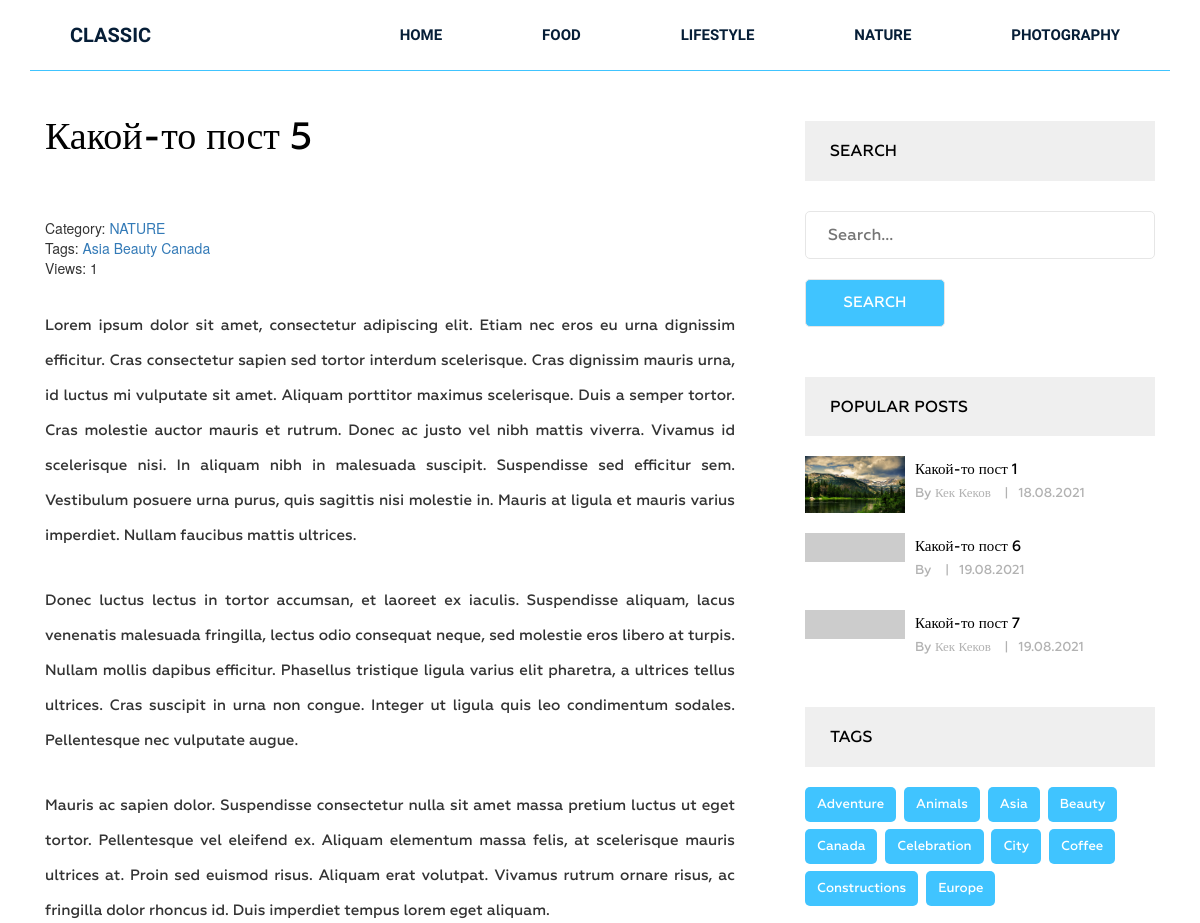
The page /post/kakoj-to-post-5/ (upper part) on the database as committed earlier.
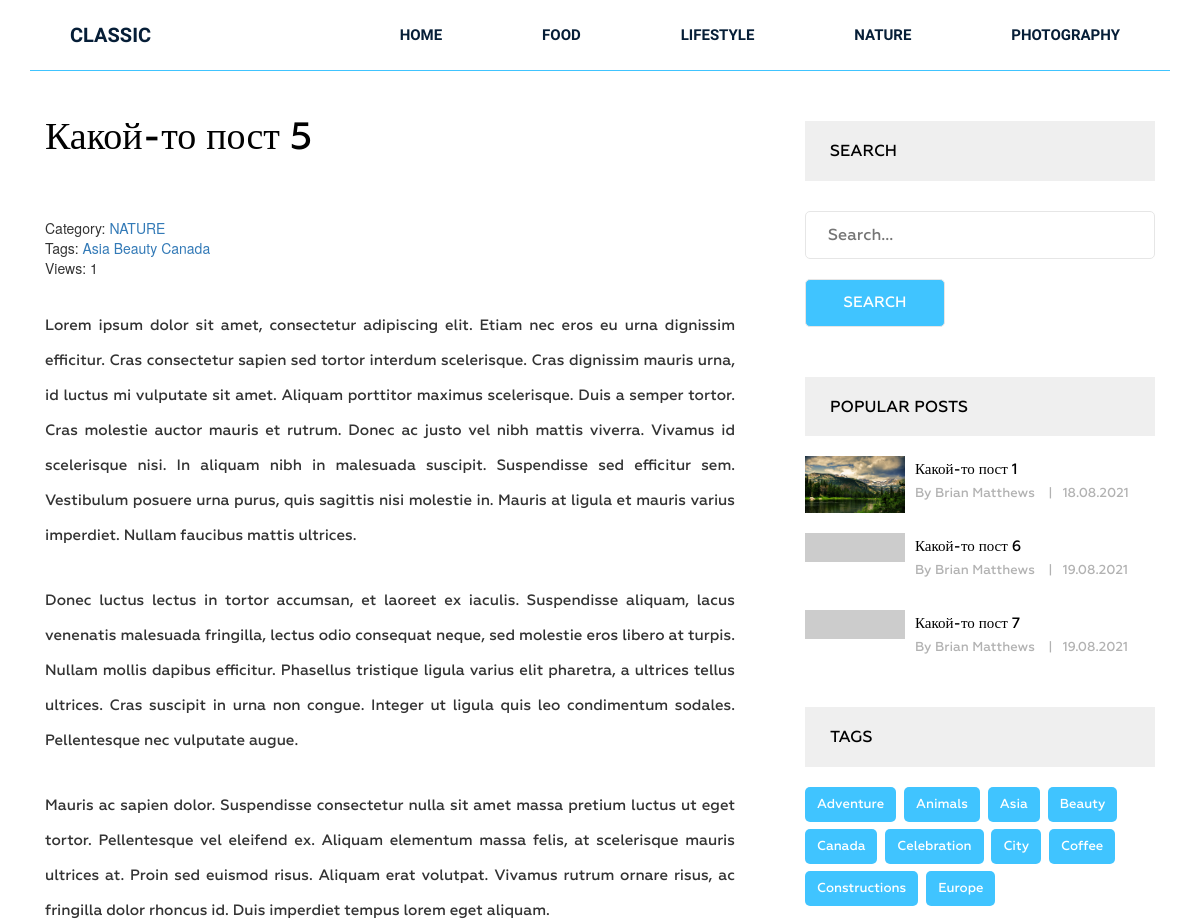
The same page on the database as committed later.
### blog/models.py (models this page shows, shortened)
class Post(models.Model):
    title = models.CharField(max_length=255)
    slug = models.SlugField(max_length=255, verbose_name='Url', unique=True)
    author = models.CharField(max_length=100)
    content = models.TextField(blank=True)
    created_at = models.DateTimeField(
        auto_now_add=True, verbose_name='Опубликовано')
    photo = models.ImageField(upload_to='photos/%Y/%m/%d/', blank=True)
    views = models.IntegerField(default=0, verbose_name='Кол-во просмотров')
    category = models.ForeignKey(
        Category, on_delete=models.PROTECT, related_name='posts')
    tags = models.ManyToManyField(Tag, blank=True, related_name='posts')
    def get_absolute_url(self):
        return reverse("post", kwargs={"slug": self.slug})
    class Meta:
        verbose_name = 'Статья(ю)'
        verbose_name_plural = 'Статьи'
        ordering = ['-created_at']

### blog/views.py (the view)
# urls.py: path('post/<str:slug>/', GetPost.as_view(), name='post'),
class GetPost(DetailView):
    model = Post
    template_name = 'blog/single.html'
    context_object_name = 'post'
    def get_context_data(self, **kwargs):
        context = super().get_context_data(**kwargs)
        self.object.views = F('views') + 1
        self.object.save()
        self.object.refresh_from_db()
        return context

### blog/models.py (called while the page is built)
    def __str__(self):
        return self.title

    def get_absolute_url(self):
        return reverse("category", kwargs={"slug": self.slug})

    def __str__(self):
        return self.title

    def get_absolute_url(self):
        return reverse("tag", kwargs={"slug": self.slug})

### blog/templatetags/menu.py (called while the page is built)
@register.inclusion_tag('blog/menu_tpl.html')
def show_menu(menu_class='menu'):
    categories = Category.objects.all()
    return {'categories': categories, 'menu_class': menu_class}

### blog/templatetags/sidebar.py (called while the page is built)
@register.inclusion_tag('blog/popular_posts_tpl.html')
def get_popular(cnt=3):
    posts = Post.objects.order_by('-views')[:cnt]
    return {'posts': posts}

@register.inclusion_tag('blog/tags_tpl.html')
def get_tag():
    tags = Tag.objects.all()
    return {'tags': tags}

### blog/templates/blog/single.html (shortened to what this page needs)
{% extends 'base.html' %}
{% load sidebar %}
{% load static %}
{% block content %}
<section class="single-blog-area">
    <div class="container">
        <div class="row">
            <div class="col-md-12">
                <div class="border-top">
                    <div class="col-md-8">
                        <div class="blog-area">
                            <div class="blog-area-part">
                                <h2>{{ post.title }}</h2>
                                <div class="for-style">
                                    <div>
                                        <span>Category: <a
                                                href="{{ post.category.get_absolute_url }}">{{post.category}}</a></span>
                                        <br>
                                        {% if post.tags.exists %}
                                        <span>
                                            Tags:
                                            {% for tag in post.tags.all %}
                                            <a href="{{ tag.get_absolute_url }}">{{ tag.title }}</a>
                                            {% endfor %}
                                        </span>
                                        <br>
                                        {% endif %}
                                        <span>Views: {{ post.views }}</span>
                                    </div>
                                    {{ post.content|safe }}
                                </div>
                            </div>
                        </div>
                    </div>
                    <div class="col-md-4">
                        <div class="newsletter">
                            <h2 class="sidebar-title">Search</h2>
                            <form action="{% url 'search' %}" method="get">
                                <input type="text" name="s" placeholder="Search...">
                                <br>
                                <br>
                                <input type="submit" value="Search">
                            </form>
                        </div>
                        {% get_popular 3 %}
                        {% get_tag %}
                    </div>
                </div>
            </div>
        </div>
    </div>
</section>
{% endblock %}

### blog/templates/blog/popular_posts_tpl.html
<h2 class="sidebar-title">Popular posts</h2>
<div class="grid">
    {% for post in posts %}
    <div class="portfolio-item popular">
        {% if post.photo %}
        <img src="{{ post.photo.url }}" alt="{{ post.title }}">
        {% else %}
        <img src="https://picsum.photos/id/1060/300/201/?blur=2" alt="{{ post.title }}">
        {% endif %}
        <div class="portfolio-text">
            <h5><a href="{{ post.get_absolute_url }}">{{ post.title }}</a></h5>
            <p>By {{ post.author }} <span>|</span>{{ post.created_at|date:'d.m.Y' }}</p>
        </div>
    </div>
    {% endfor %}
</div>

Rows that differ between the two databases and show on the page:
changed Post "Какой-то пост 1": author "Кек Кеков" → "Brian Matthews"
changed Post "Какой-то пост 6": author (not shown) → "Brian Matthews"
changed Post "Какой-то пост 7": author "Кек Кеков" → "Brian Matthews"
